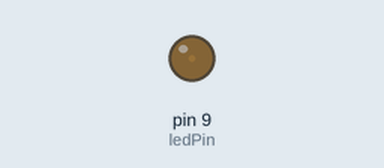
Recording of a sketch running on a simulated Arduino Uno, built with avr-gcc and run on an emulated ATmega328P. On the bench: output pins drawn as LEDs (lit = HIGH).

Above: at 0.05 s.
At 1.25 s:
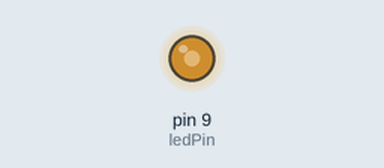
At 1.95 s:
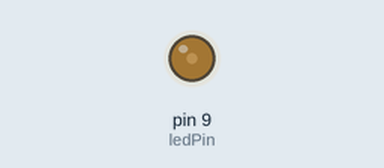
Timing chart, 0 to 7.4 s (numbered marks = the images above):
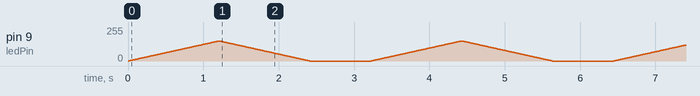

The sketch:

Controlling_LED_by_PWM.ino
```cpp
#define ledPin 9    // the pin that the LED is attached to

void setup ()
{
  pinMode(ledPin, OUTPUT);  // declare pin 9 to be an output:
}

void loop()
{
  for (int a=0; a<=150;a++)               //loop from 0 to 255
  {
    analogWrite(ledPin, a);               // set the brightness of pin 9:
    delay(8);                             //wait for 8 microseconds
  }
    for (int a=150; a>=0;a--)             //loop from 255 down to 0
  {
    analogWrite(ledPin, a);               // set the brightness of pin 9:
    delay(8);                             //wait for 8 microseconds
  }
  delay(800);                             //wait for 800 microseconds
}
```
